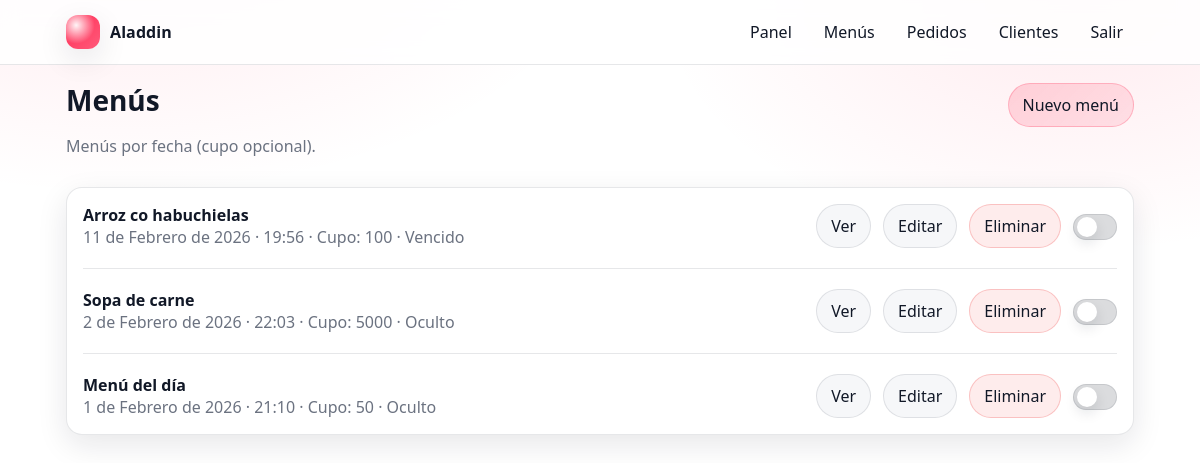
/menus/ (signed in), run on the app's committed database.
### menus/models.py (models this page shows, shortened)
class DailyMenu(TimeStampedUUIDModel):
    restaurant = models.ForeignKey(
        "restaurants.Restaurant", on_delete=models.CASCADE, related_name="daily_menus"
    )
    date = models.DateField(db_index=True)
    title = models.CharField(max_length=120, default="Menú del día")
    description = models.TextField(blank=True)
    status = models.CharField(max_length=16, choices=MenuStatus.choices, default=MenuStatus.OPEN)
    image = models.ImageField(upload_to="menus/%Y/%m/%d/", null=True, blank=True)
    is_visible = models.BooleanField(default=True, db_index=True)
    visible_until = models.DateTimeField(
        null=True,
        blank=True,
        help_text="Si está visible, se ocultará automáticamente al pasar esta fecha/hora.",
    )
    max_orders = models.PositiveIntegerField(
        null=True,
        blank=True,
        help_text="Cupo máximo de pedidos para este menú (vacío = sin límite).",
    )
    class Meta:
        constraints = [
            models.UniqueConstraint(
                fields=["restaurant", "date"], name="uniq_daily_menu_per_restaurant_date"
            )
        ]
        ordering = ["-date"]

### menus/views.py (the view)
# urls.py: path("", DailyMenuListView.as_view(), name="list"),
class DailyMenuListView(LoginRequiredMixin, RestaurantRequiredMixin, ListView):
    template_name = "menus/daily_menu_list.html"
    model = DailyMenu
    context_object_name = "menus"
    def get_queryset(self):
        return DailyMenu.objects.filter(restaurant=self.restaurant).order_by("-date")
    def get_context_data(self, **kwargs):
        ctx = super().get_context_data(**kwargs)
        ctx["now"] = timezone.now()
        return ctx

### restaurants/mixins.py (called while the page is built)
    def dispatch(self, request, *args, **kwargs):
        self.restaurant = get_restaurant_for_user(user=request.user)
        if self.restaurant is None:
            raise Http404("No tienes un restaurante asignado.")
        return super().dispatch(request, *args, **kwargs)

### restaurants/selectors.py (called while the page is built)
def get_restaurant_for_user(*, user) -> Restaurant | None:
    membership = (
        RestaurantMembership.objects.filter(user=user, is_active=True)
        .select_related("restaurant")
        .first()
    )
    return membership.restaurant if membership else None

### templates/menus/daily_menu_list.html (shortened to what this page needs)
{% extends "base.html" %}
{% block content %}
  <div class="grid">
    <div class="col-12" style="display:flex; align-items: baseline; justify-content: space-between; gap: 12px; flex-wrap: wrap;">
      <div>
        <h1 class="h1">Menús</h1>
        <p class="muted">Menús por fecha (cupo opcional).</p>
      </div>
      <a class="btn btn-primary" href="{% url 'menus:new' %}">Nuevo menú</a>
    </div>
    <div class="col-12">
      <div class="card">
        <div class="card-body">
          {% if menus %}
            <div class="stack">
              {% for m in menus %}
                {% include "menus/_daily_menu_row.html" with m=m %}
                {% if not forloop.last %}<hr style="border: none; border-top: 1px solid var(--border); width: 100%;"/>{% endif %}
              {% endfor %}
            </div>
          {% else %}
            <div class="muted">Aún no tienes menús.</div>
          {% endif %}
        </div>
      </div>
    </div>
  </div>
{% endblock %}

### templates/base.html (shortened to what this page needs)
{% load static %}
<!doctype html>
<html lang="es">
  <head>
    <link rel="stylesheet" href="{% static 'app.css' %}" />
  </head>
  <body>
    <header class="topbar">
      <div class="topbar-inner">
        <a class="brand" href="/">
          <span class="brand-badge" aria-hidden="true"></span>
          <span>Aladdin</span>
        </a>
        <nav class="nav">
          {% if user.is_authenticated %}
            <a href="/dashboard/">Panel</a>
            <a href="{% url 'menus:list' %}">Menús</a>
            <a href="{% url 'orders:list' %}">Pedidos</a>
            <a href="{% url 'credits:customers_list' %}">Clientes</a>
            <a href="{% url 'accounts:logout' %}">Salir</a>
          {% endif %}
        </nav>
      </div>
    </header>
    <main class="container">
      {% block content %}{% endblock %}
    </main>
  </body>
</html>

### templates/menus/_daily_menu_row.html (shortened to what this page needs)
<div id="menu-{{ m.id }}" style="display:flex; align-items:center; justify-content: space-between; gap: 12px; flex-wrap: wrap;">
  <div>
    <div style="font-weight:700;">{{ m.title }}</div>
    <div class="muted">
      {{ m.date }} · {{ m.created_at|date:"H:i" }}
      {% if m.max_orders %} · Cupo: {{ m.max_orders }}{% endif %}
      {% if m.visible_until %}
        {% if m.visible_until > now %}
          · Visible (hasta {{ m.visible_until|date:"d/m H:i" }})
        {% else %}
          · Vencido
        {% endif %}
      {% else %}
        · {% if m.is_visible %}Visible{% else %}Oculto{% endif %}
      {% endif %}
    </div>
  </div>
  <div style="display:flex; align-items:center; gap: 12px; flex-wrap: wrap;">
    <a class="btn" href="{% url 'menus:detail' m.id %}">Ver</a>
    <a class="btn" href="{% url 'menus:edit' m.id %}">Editar</a>
    <a class="btn btn-danger" href="{% url 'menus:delete' m.id %}">Eliminar</a>
    <form
      method="post"
      action="{% url 'menus:toggle_visibility' m.id %}"
      hx-post="{% url 'menus:toggle_visibility' m.id %}"
      hx-swap="outerHTML"
      hx-target="#menu-{{ m.id }}"
      style="margin:0;"
    >
      <label class="switch" title="Mostrar u ocultar este menú" style="margin:0;">
        <span class="slider"></span>
      </label>
    </form>
  </div>
</div>

### static/app.css (style rules this page uses)
:root { --bg: #ffffff; --surface: #ffffff; --surface-2: #f6f7f9; --text: #111827; --muted: #6b7280; --brand: #ff2d55; --brand-2: #ff5a7a; --danger: #ef4444; --border: rgba(17, 24, 39, 0.10); --shadow: 0 10px 30px rgba(17, 24, 39, 0.10); --radius: 16px; --radius-sm: 12px; }
* { box-sizing: border-box; }
html, body { height: 100%; }
body { margin: 0; font-family: system-ui, -apple-system, Segoe UI, Roboto, Arial, sans-serif; background: radial-gradient(900px 500px at 10% -10%, rgba(255, 45, 85, 0.10), transparent 55%), radial-gradient(700px 420px at 90% 0%, rgba(255, 90, 122, 0.12), transparent 60%), var(--bg); color: var(--text); }
a { color: inherit; text-decoration: none; }
.container { max-width: 1100px; margin: 0 auto; padding: 16px; }
.topbar { position: sticky; top: 0; z-index: 10; background: rgba(255, 255, 255, 0.85); border-bottom: 1px solid var(--border); backdrop-filter: blur(10px); }
.topbar-inner { display: flex; align-items: center; justify-content: space-between; gap: 12px; padding: 12px 16px; max-width: 1100px; margin: 0 auto; flex-wrap: wrap; }
.brand { display: flex; align-items: center; gap: 10px; font-weight: 700; letter-spacing: 0.1px; }
.brand-badge { width: 34px; height: 34px; border-radius: 12px; background: radial-gradient(circle at 30% 30%, rgba(255, 255, 255, 0.95), rgba(255, 255, 255, 0.0) 55%), linear-gradient(135deg, var(--brand), var(--brand-2)); box-shadow: var(--shadow); }
.nav { display: flex; flex-wrap: wrap; gap: 10px; align-items: center; justify-content: flex-end; }
.nav a { padding: 8px 10px; border-radius: 999px; border: 1px solid transparent; }
.card { background: var(--surface); border: 1px solid var(--border); border-radius: var(--radius); box-shadow: var(--shadow); }
.card-body { padding: 16px; }
.grid { display: grid; grid-template-columns: repeat(12, 1fr); gap: 14px; }
.col-12 { grid-column: span 12; }
label { display: block; margin-bottom: 6px; color: var(--muted); font-size: 14px; }
.btn { display: inline-flex; align-items: center; justify-content: center; gap: 8px; padding: 10px 14px; border-radius: 999px; border: 1px solid var(--border); background: var(--surface-2); color: var(--text); cursor: pointer; text-decoration: none; }
.btn-primary { border-color: rgba(255, 45, 85, 0.25); background: linear-gradient(135deg, rgba(255, 45, 85, 0.18), rgba(255, 90, 122, 0.14)); }
.btn-danger { border-color: rgba(239, 68, 68, 0.25); background: rgba(239, 68, 68, 0.10); }
.muted { color: var(--muted); }
.h1 { font-size: 28px; margin: 0 0 6px; }
.stack { display: grid; gap: 12px; }
.switch { position: relative; display: inline-block; width: 44px; height: 26px; }
.slider { position: absolute; cursor: pointer; inset: 0; background: rgba(17, 24, 39, 0.15); border: 1px solid var(--border); transition: 0.2s; border-radius: 999px; }
.slider:before { position: absolute; content: ""; height: 20px; width: 20px; left: 3px; top: 50%; transform: translateY(-50%); background: white; box-shadow: 0 6px 14px rgba(17, 24, 39, 0.12); transition: 0.2s; border-radius: 999px; }

### data on the page
DailyMenu: title "Arroz co habuchielas", date "11 de Febrero de 2026", created_at "19:56", max_orders "100", shows "· Vencido"
DailyMenu: title "Sopa de carne", date "2 de Febrero de 2026", created_at "22:03", max_orders "5000", is_visible "Oculto"
DailyMenu: title "Menú del día", date "1 de Febrero de 2026", created_at "21:10", max_orders "50", is_visible "Oculto"
